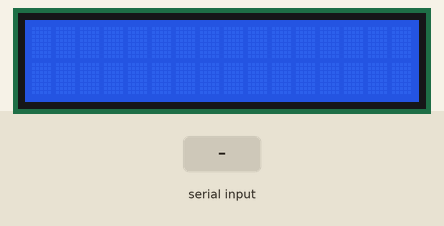
Recording of a sketch running on a simulated Arduino Uno, built with avr-gcc and run on an emulated ATmega328P. Shown: 16×2 character LCD. The inputs (shaded band) are chosen by the test bench. What the sketch prints to the serial monitor is not drawn.

Above: at 1.2 s.
1.3 s: "30,150\n" received over Serial
At 3.9 s:
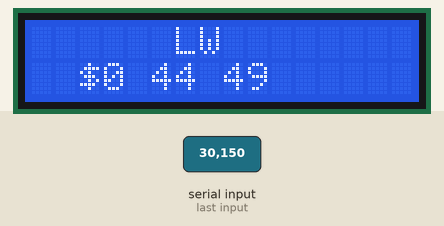
4.3 s: "90,45\n" received over Serial
At 6.4 s:
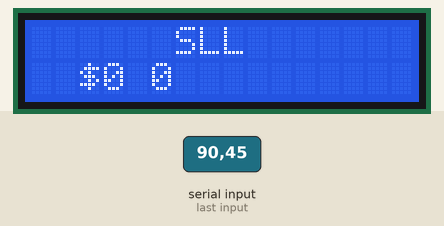
10.3 s: "0\n" received over Serial
At 12.8 s:
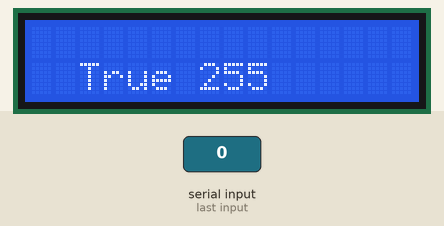
13.3 s: "1\n" received over Serial
At 16.0 s:
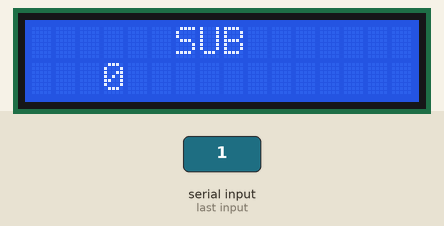
16.3 s: "2\n" received over Serial
At 19.0 s:
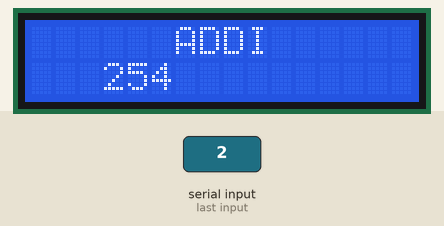
19.3 s: "3\n" received over Serial
At 21.6 s:
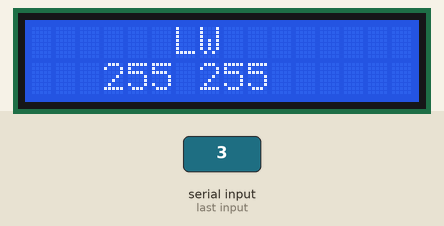
Timing chart, 0 to 23.1 s (numbered marks = the images above; inputs shaded):
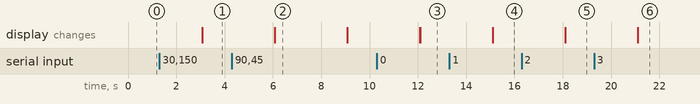

Measured:
- after the input at 1.3 s, the display: changes after 1.8 s (image 1)
- after the input at 10.3 s, the display: first differs from a run without the input after 1.8 s (image 3)
- after the input at 13.3 s, the display: first differs from a run without the input after 1.8 s (image 4)
- after the input at 16.3 s, the display: first differs from a run without the input after 1.8 s (image 5)
- after the input at 19.3 s, the display: first differs from a run without the input after 1.8 s (image 6)
- what the display in image 2 shows lasts 3.0 s, from 6.1 s to 9.1 s

The sketch:

EX.ino
```cpp
/*
 Makers: Felipe Barbalho Rocha and Raul Silveira Silva

 The circuit (LCD 16x2):
 * LCD RS pin to digital pin 9
 * LCD Enable pin to digital pin 8
 * LCD D4 pin to digital pin 5
 * LCD D5 pin to digital pin 6
 * LCD D6 pin to digital pin 3
 * LCD D7 pin to digital pin 2
 * LCD R/W pin to ground
 * LCD VSS pin to ground
 * LCD VCC pin to 5V
 * 10K resistor:
 * ends to +5V and ground
 * wiper to LCD VO pin (pin 3)
 */

#include <LiquidCrystal.h>
#include <SoftwareSerial.h>

/**/
SoftwareSerial controllerSerial(10, 11); // RX, TX
LiquidCrystal lcd(9, 8, 5, 6, 3, 2);

/*Operadores para exibição no Display LCD apartir do código recebido pela serial*/
const String operators[] = {"ADD","SUB","ADDI","LW","SW","SLL","SRL","BEQ","BNE"};

/*Registradores para exibição no Dsiplay LCD apartir do código recebido pela serial*/
const String registers[] = {"$0","$s0","$s1","$s2","$s3","$s4","$s5","$s6","$s7"};

#define CLOCK 3000

void setup(){
  // Inicia o LCD 16x2
  lcd.begin(16, 2);
  // Inicia a Serial com um baudrate de 9600bps
  Serial.begin(9600);
  // Inicia a Serial do Write Back com um baudrate de 9600bps
  controllerSerial.begin(9600);
}

/*String que serão exibidas no LCD*/
String opCode = "";
String param1 = "";
String param2 = "";
String param3 = "";

/*intruções recebidas pela serial*/
byte opCodeByte = 0;
byte param1Byte = 0;
byte param2Byte = 0;
byte param3Byte = 0;

/*Irar auxiliar durante as operações*/
byte aux;


void loop(){

  if(Serial.available()){
    if(opCode == ""){
      /*Lêr o opcode*/
      opCodeByte = (byte)(Serial.read()-48);

      /*Armazena a String do opcode para exibição no LCD*/
      opCode = operators[opCodeByte];
    }

    switch(opCodeByte){
      case 0:
        /*Lêr da serial o valor dos parâmetros*/
        param1Byte = (byte)(Serial.read()-48);
        param2Byte = (byte)Serial.read();
        param3Byte = (byte)Serial.read();

 	      /*soma e armazena em param2Byte (por economia)*/
        param2Byte += param3Byte;

        /*Armazena nas String para exibição no LCD*/
        param1 = registers[param1Byte];
        param2 = (String)param2Byte;

        /*Envia os parâmetros para o estágio da Memória*/
        Serial.write(opCodeByte);
        Serial.write(param1Byte);
        Serial.write(param2Byte);

        break;
      case 1:
        /*Lêr da serial o valor dos parâmetros*/
        param1Byte = (byte)(Serial.read()-48);
        param2Byte = (byte)Serial.read();
        param3Byte = (byte)Serial.read();

        /*subtrai e armazena em param2Byte (por economia)*/
        param2Byte -= param3Byte;

        /*Armazena nas String para exibição no LCD*/
        param1 = registers[param1Byte];
        param2 = (String)param2Byte;

        /*Envia os parâmetros para o estágio da Memória*/
        Serial.write(opCodeByte);
        Serial.write(param1Byte);
        Serial.write(param2Byte); /*Não tratamos valores negativos*/

        break;
      case 2:
        /*Lêr da serial o valor dos parâmetros*/
        param1Byte = (byte)(Serial.read()-48);
        param2Byte = (byte)Serial.read();
        param3Byte = (byte)Serial.read();

        /*soma e armazena em param2Byte (por economia)*/
        param2Byte += param3Byte;

        /*Armazena nas String para exibição no LCD*/
        param1 = registers[param1Byte];
        param2 = (String)param2Byte;

        /*Envia os parâmetros para o estágio da Memória*/
        Serial.write(opCodeByte);
        Serial.write(param1Byte);
        Serial.write(param2Byte);

        break;
      case 3:
        /*Lêr da serial o valor dos parâmetros*/
        param1Byte = (byte)(Serial.read()-48);
        param2Byte = (byte)Serial.read();
        param3Byte = (byte)Serial.read();

        /*Armazena nas String para exibição no LCD*/
        param1 = registers[param1Byte];
        param2 = (String)param2Byte;
        param3 = (String)param3Byte;

        /*Envia os parâmetros para o estágio da Memória*/
        Serial.write(opCodeByte);
        Serial.write(param1Byte);
        Serial.write(param2Byte);
        Serial.write(param3Byte);

        break;
      case 4:
        /*Lêr da serial o valor dos parâmetros*/
        param1Byte = (byte)Serial.read();
        param2Byte = (byte)Serial.read();
        param3Byte = (byte)Serial.read();

        /*Armazena nas String para exibição no LCD*/
        param1 = (String)param1Byte;
        param2 = (String)param2Byte;
        param3 = (String)param3Byte;

        /*Envia os parâmetros para o estágio da Memória*/
        Serial.write(opCodeByte);
        Serial.write(param1Byte);
        Serial.write(param2Byte);
        Serial.write(param3Byte);

        break;
      case 5:
        /*Lêr da serial o valor dos parâmetros*/
        param1Byte = (byte)(Serial.read()-48);
        param2Byte = (byte)Serial.read();
        param3Byte = (byte)Serial.read();

        /*Variavel para alocar o valor com o shift*/
        aux = (param2Byte << param3Byte);

        /*Armazena nas String para exibição no LCD*/
        param1 = registers[param1Byte];
        param2 = (String)aux;

        /*Envia os parâmetros para o estágio da Memória*/
        Serial.write(opCodeByte);
        Serial.write(param1Byte);
        Serial.write(aux);

        break;
      case 6:
        /*Lêr da serial o valor dos parâmetros*/
        param1Byte = (byte)(Serial.read()-48);
        param2Byte = (byte)Serial.read();
        param3Byte = (byte)Serial.read();

        /*Variavel para alocar o valor com o shift*/
        aux = (param2Byte >> param3Byte);

        /*Armazena nas String para exibição no LCD*/
        param1 = registers[param1Byte];
        param2 = (String)aux;

        /*Envia os parâmetros para o estágio da Memória*/
        Serial.write(opCodeByte);
        Serial.write(param1Byte);
        Serial.write(aux);

        break;

      case 7:
        /*Lêr da serial o valor dos parâmetros*/
        param1Byte = (byte)Serial.read();
        param2Byte = (byte)Serial.read();

        /*Verificacao booleana do brench*/
        param1 = "False";
        if(param1Byte == param2Byte){
          aux = 1;
          param1 = "True";
          param2Byte = (byte)Serial.read();
          param2 = (String)param2Byte;
          controllerSerial.print(param2Byte);
        }

        break;

      default:
        /*Lêr da serial o valor dos parâmetros*/
        param1Byte = (byte)Serial.read();
        param2Byte = (byte)Serial.read();

        /*Verificacao booleana do brench*/
        param1 = "False";
        if(param1Byte != param2Byte){
          aux = 1;
          param1 = "True";
          param2Byte = (byte)Serial.read();
          param2 = (String)param2Byte;
          controllerSerial.print(param2Byte);
        }
    }
    /*Exibe no LCD a operacao e os valores operados*/
    lcd.clear();
    lcd.setCursor(6,0);
    lcd.print(opCode);
    lcd.setCursor(2,1);
    lcd.print(param1 + " " + param2 + " " + param3);
  }
  /*Limpa as variaveis de entrada*/
  opCode = "";
  param1 = "";
  param2 = "";
  param3 = "";

  delay(CLOCK);
  lcd.clear();
}
```
